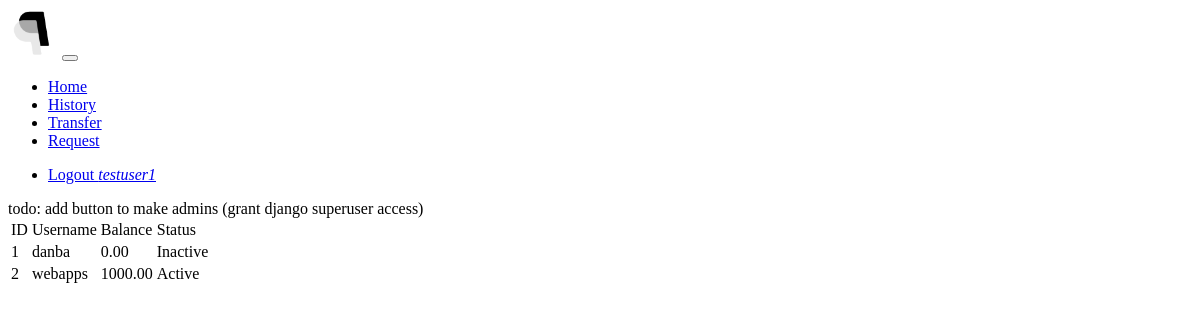
The page /admin-users/ (signed in) on the database as committed earlier.
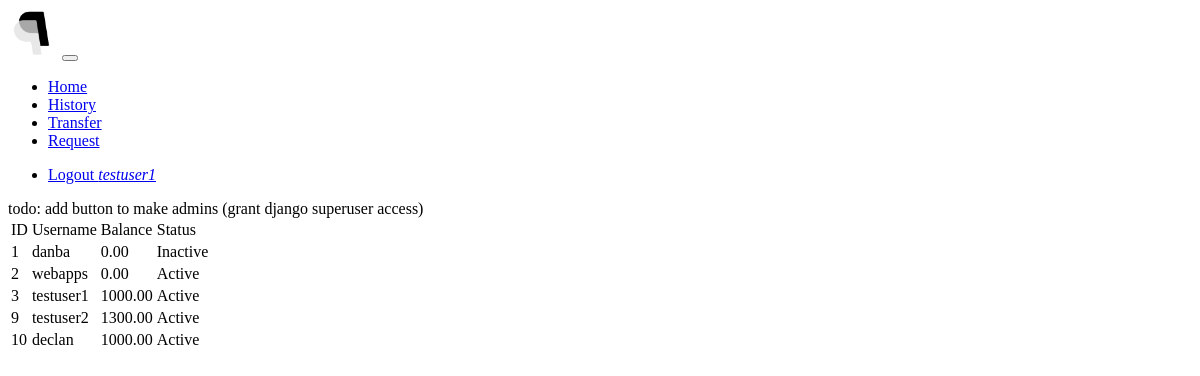
The same page on the database as committed later.
### payapp/models.py (models this page shows, shortened)
class Person(models.Model):
    user = models.OneToOneField(settings.AUTH_USER_MODEL, on_delete=models.CASCADE)
    active = models.BooleanField(default=True)  # disable users rather than deleting them to preserve history
    balance = PayAppMoneyField()
    class Meta:
        ordering = ("user", "active")

### payapp/views.py (the view)
# urls.py: path('admin-users/', admin_users, name='admin-users'),
@login_required(login_url='/login/')
def admin_users(request):
    admin_area(request.user)
    context = {
        'people': Person.objects.all()
    }
    return render(request, 'payapp/admin_users.html', context=context)

### common/util.py (called while the page is built)
def admin_area(check_user):
    if check_user.is_staff:
        return True
    else:
        return redirect('home')

### templates/payapp/admin_users.html (shortened to what this page needs)
{% extends 'webapps2024/base.html' %}
{% block content %}
    todo: add button to make admins (grant django superuser access)
    {% if people %}
        <table class="table">
        <thead>
        <tr>
            <td>ID</td>
            <td>Username</td>
            <td>Balance</td>
            <td>Status</td>
        </tr>
        </thead>
        <tbody>
        {% for person in people %}
            <tr>
            <td>{{ person.user.id }}</td>
            <td>{{ person.user.username }}</td>
            <td>{{ person.balance }}</td>
            <td>{% if person.active %} Active {% else %} Inactive {% endif %}</td>
            </tr>
        {% endfor %}
        </tbody>
        </table>
    {% endif %}
{% endblock %}

### templates/webapps2024/base.html (shortened to what this page needs)
{% load static %}
{% load bootstrap_customizer %}
{% load crispy_forms_filters %} {% load crispy_forms_tags %}
<!DOCTYPE html>
<html lang="en">
<head>
</head>
<body>
<link rel="stylesheet" type="text/css" href="{% bootstrap_theme_css_below_the_fold_url %}">
<div>
    <nav class="navbar navbar-expand-lg navbar-light bg-primary p-1 ">
        <a class="navbar-brand" href="/home"><img src="{% static 'palpay-mono.png' %}" width="50" height="50" alt="palpay logo, two of the letter p backwards, overlaid on one another"></a>
        <button class="navbar-toggler" type="button" data-bs-toggle="collapse" data-bs-target="#navbar-collapse-area" aria-controls="navbarText" aria-expanded="False" aria-label="Toggle navigation">
        </button>
        <div class="collapse navbar-collapse" id="navbar-collapse-area">
                {% if user.is_authenticated %}
                    <ul class="navbar-nav mr-auto">
                        <li class="nav-item">
                            <a class="nav-link" href="/home">Home</a>
                        </li>
                        <li class="nav-item">
                            <a class="nav-link" href="/activity">History</a>
                        </li>
                        <li class="nav-item">
                            <a class="nav-link" href="/send">Transfer</a>
                        </li>
                        <li class="nav-item">
                            <a class="nav-link" href="/request">Request</a>
                        </li>
                    </ul>
                    <ul class="navbar-nav ml-auto">
                        <li class="nav-item">
                            <a class="nav-link" href="/logout">Logout <i>{{user.username}}</i></a>
                        </li>
                    </ul>
                {% elif short_title %}
                    <ul class="navbar-nav justify-content-center">
                        <li>{{ short_title }}</li>
                    </ul>
                {% endif %}
        </div>
    </nav>
</div>
<div class="container py-5">
    {% block content %}
    {% endblock %}
</div>
</body>
</html>

Rows that differ between the two databases and show on the page:
changed Person "webapps": balance "1000.00" → "0.00"
added Person: user.id "3", user.username "testuser1", balance "1000.00", active "Active"
added Person: user.id "9", user.username "testuser2", balance "1300.00", active "Active"
added Person: user.id "10", user.username "declan", balance "1000.00", active "Active"
